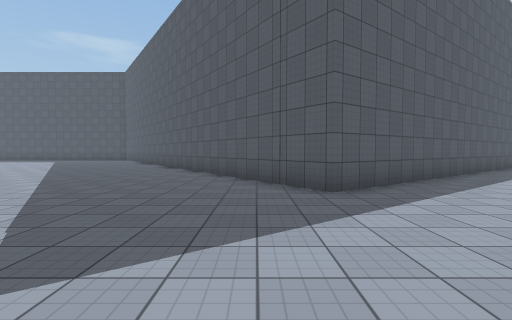
View 1 (above)

15 first-person views from a walk through a scene from a Unity 3-D project. The camera is 1.4 m above the floor, tilts 2° down and sees 85° across. The floor is counted in squares, 2 m on a side. Each view is taken from the middle of a square. On the plan, view 1 faces up. The plan holds only what a view shows up to about 9 squares ahead; the rest is blank. The place goes on beyond the plan. The player is left out. Surface patterns are stand-ins for the level's own textures.

View 2
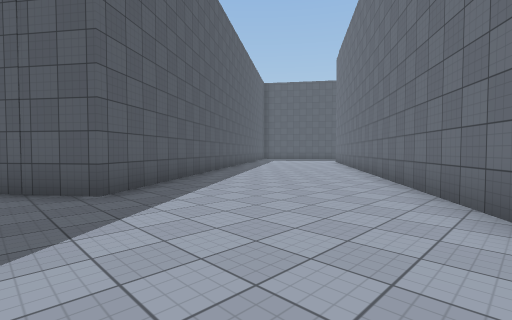

View 3
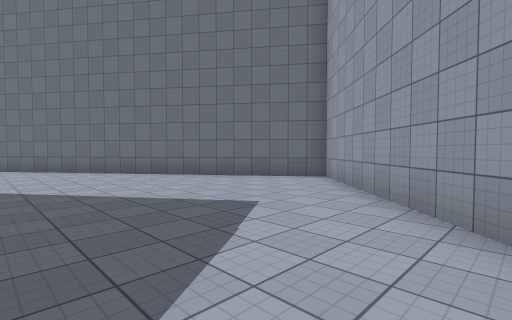

View 4
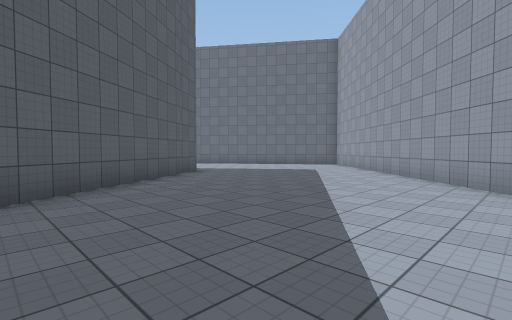

View 5
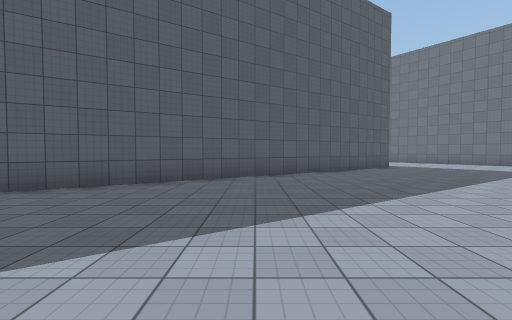

View 6
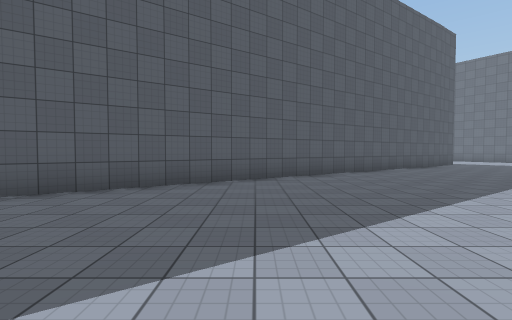

View 7
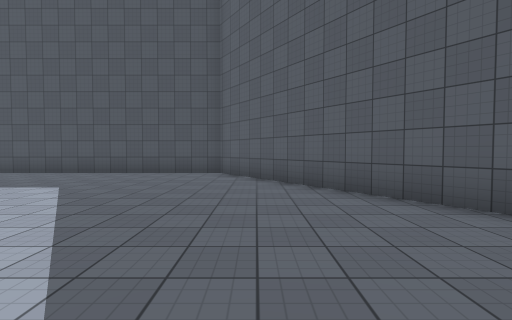

View 8
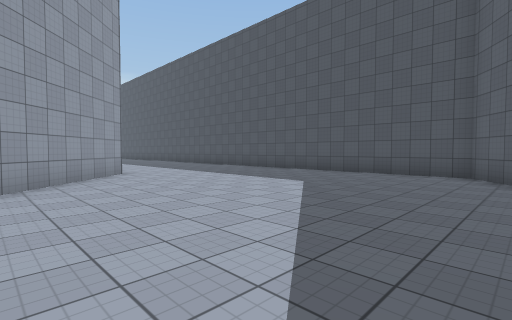

View 9
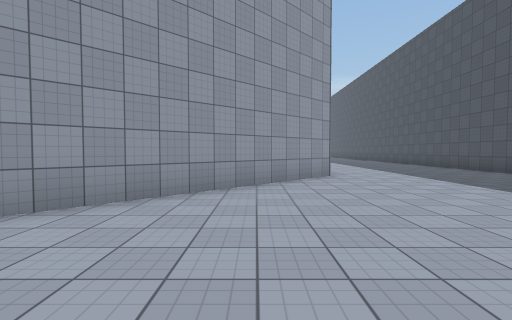

View 10
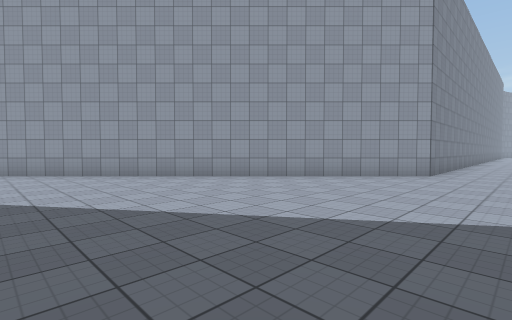

View 11
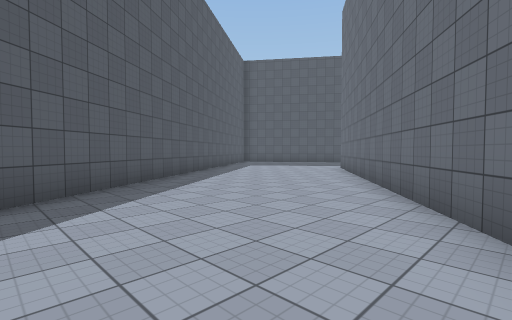

View 12
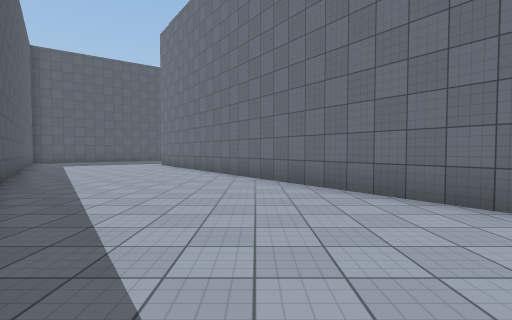

View 13
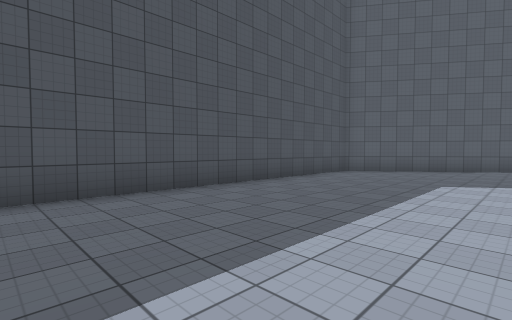

View 14
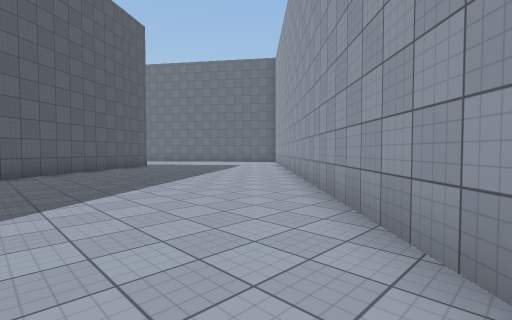

View 15
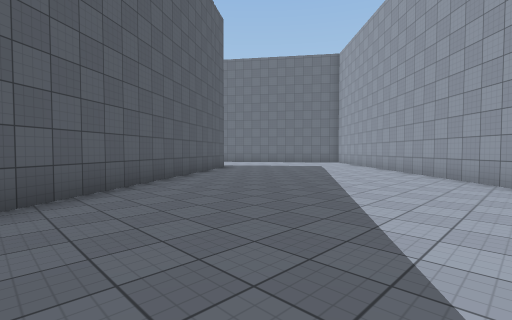

### Floor plan
Points are (right, up) in squares from view 1. A wall is a line through its corners. A room is listed if a view was taken in it or the views show most of it. See-through windows are left out.
Room 1 (views 1, 2, 3, 4, 5, 6, 7, 8, 9, 10, 11, 12, 13, 14, 15)
walls: (-18.5, 14) (-16.7, 14) (-0.1, -2.5) (11.6, 5.9); (11.1, 11.7) (1.2, 4.6) (-9.1, 19.6) (-18.1, 19.6)

Positions as (right, up) in squares from view 1, and headings:
1: (0, 0), facing up
2: (0, 0), facing up-right
3: (-4, 4), facing down-right
4: (-7, 10), facing down-right
5: (-10, 10), facing right
6: (-12, 14), facing right
7: (-8, 11), facing up
8: (-8, 11), facing up-left
9: (-9, 12), facing left
10: (-8, 16), facing down-left
11: (5, 3), facing up-right
12: (2, 4), facing right
13: (-18, 15), facing up-right
14: (-11, 10), facing down-right
15: (-8, 12), facing down-right
